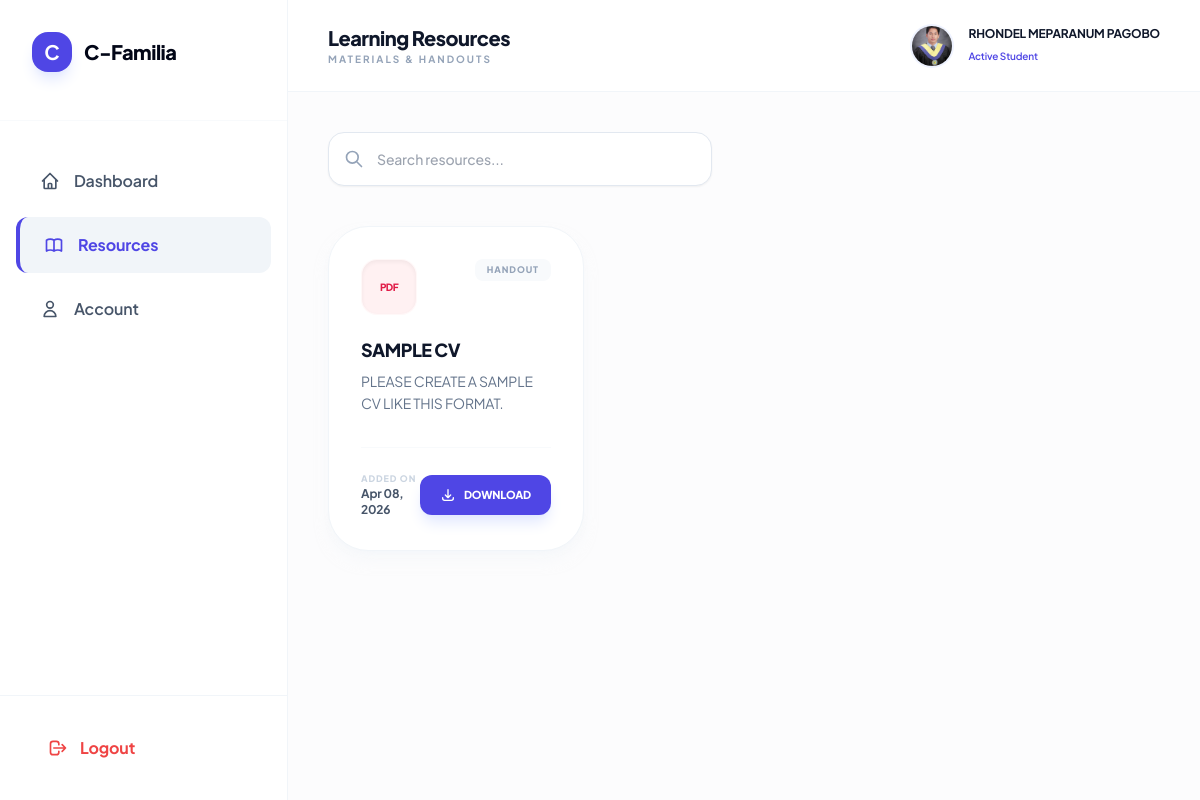
Screenshot of /student_resources.php (signed in) with the database file from the repository.
### tables this page shows
CREATE TABLE `users` (
  `id` int(11) NOT NULL,
  `firstname` varchar(100) NOT NULL,
  `middlename` varchar(100) NOT NULL,
  `lastname` varchar(100) NOT NULL,
  `email` varchar(100) NOT NULL,
  `password` varchar(255) NOT NULL,
  `role` enum('admin','student') DEFAULT 'student',
  `profile_pic` varchar(255) DEFAULT NULL,
  `created_at` timestamp NOT NULL DEFAULT current_timestamp()
);

CREATE TABLE `posts` (
  `id` int(11) NOT NULL,
  `title` varchar(255) NOT NULL,
  `content` text NOT NULL,
  `author` varchar(100) DEFAULT 'Admin',
  `file_path` varchar(255) DEFAULT NULL,
  `created_at` datetime DEFAULT current_timestamp()
);

### student_resources.php (the view, shortened to what this page needs)
<?php
include 'db.php';
$user_id = $_SESSION['user_id'];
$user_query = mysqli_query($conn, "SELECT * FROM users WHERE id = '$user_id'");
$user = mysqli_fetch_assoc($user_query);
function getFileStyle($filename) {
    $ext = pathinfo($filename, PATHINFO_EXTENSION);
    switch (strtolower($ext)) {
        case 'pdf': return ['label' => 'PDF', 'bg' => 'bg-rose-50', 'text' => 'text-rose-600', 'border' => 'hover:border-rose-200'];
    }
}
?>
<!DOCTYPE html>
<html lang="en">
<head>
    <script src="https://cdn.tailwindcss.com"></script>
</head>
<body class="bg-[#fcfcfd] text-slate-900">
    <div class="flex min-h-screen relative overflow-x-hidden">
        <aside id="sidebarMenu" class="w-72 bg-white border-r border-slate-100 flex flex-col fixed inset-y-0 left-0 -translate-x-full lg:translate-x-0 lg:static h-screen z-50 transition-transform duration-300 ease-in-out">
            <div class="p-8 pb-12 border-b border-slate-50 flex justify-between items-center">
                <div class="flex items-center gap-3">
                    <div class="w-10 h-10 bg-indigo-600 rounded-2xl flex items-center justify-center text-white font-bold text-xl shadow-lg shadow-indigo-100">C</div>
                    <span class="font-extrabold text-slate-950 text-xl tracking-tight">C-Familia</span>
                </div>
            </div>
            <nav class="flex-1 pt-8 px-4 space-y-2 overflow-y-auto">
                <a href="student_dashboard.php" class="flex items-center gap-3.5 px-6 py-4 text-slate-600 hover:bg-slate-50 rounded-xl font-semibold transition-all group">
                    <svg class="w-5 h-5" fill="none" stroke="currentColor" viewBox="0 0 24 24"><path stroke-linecap="round" stroke-linejoin="round" stroke-width="2" d="M3 12l2-2m0 0l7-7 7 7M5 10v10a1 1 0 001 1h3m10-11l2 2m-2-2v10a1 1 0 01-1 1h-3m-6 0a1 1 0 001-1v-4a1 1 0 011-1h2a1 1 0 011 1v4a1 1 0 001 1m-6 0h6"/></svg>
                    <span>Dashboard</span>
                </a>
                <a href="student_resources.php" class="flex items-center gap-3.5 px-6 py-4 rounded-xl font-bold transition-all sidebar-link-active">
                    <span>Resources</span>
                </a>
                <a href="student_profile.php" class="flex items-center gap-3.5 px-6 py-4 text-slate-600 hover:bg-slate-50 rounded-xl font-semibold transition-all group">
                    <svg class="w-5 h-5 group-hover:scale-110 transition" fill="none" stroke="currentColor" viewBox="0 0 24 24"><path stroke-linecap="round" stroke-linejoin="round" stroke-width="2" d="M16 7a4 4 0 11-8 0 4 4 0 018 0zM12 14a7 7 0 00-7 7h14a7 7 0 00-7-7z"/></svg>
                    <span>Account</span>
                </a>
            </nav>
            <div class="p-6 border-t border-slate-100">
                <button onclick="confirmLogout()" class="w-full flex items-center gap-3 px-6 py-4 text-red-500 hover:bg-red-50 rounded-xl font-bold transition-all">
                    <svg class="w-5 h-5" fill="none" stroke="currentColor" viewBox="0 0 24 24"><path stroke-linecap="round" stroke-linejoin="round" stroke-width="2" d="M17 16l4-4m0 0l-4-4m4 4H7m6 4v1a3 3 0 01-3 3H6a3 3 0 01-3-3V7a3 3 0 013-3h4a3 3 0 013 3v1"/></svg>
                    Logout
                </button>
            </div>
        </aside>
        <main class="flex-1 min-w-0 w-full">
            <header class="bg-white/95 backdrop-blur-sm border-b border-slate-100 px-6 sm:px-10 py-6 flex justify-between items-center sticky top-0 z-40">
                <div class="flex items-center gap-4">
                    <div>
                        <h2 class="text-xl font-black text-slate-900 tracking-tight">Learning Resources</h2>
                        <p class="text-[10px] text-slate-400 font-bold uppercase tracking-[0.2em]">Materials & Handouts</p>
                    </div>
                </div>
                <div class="flex items-center gap-4">
                    <img src="<?= $user['profile_pic'] ? 'uploads/profiles/'.$user['profile_pic'] : 'https://ui-avatars.com/api/?name='.urlencode($user['firstname'].' '.$user['lastname']).'&background=4f46e5&color=fff' ?>"
                         class="w-10 h-10 rounded-full object-cover ring-2 ring-indigo-50">
                    <div class="hidden sm:block">
                        <span class="text-xs font-bold text-slate-900 block"><?= $user['firstname'] ?> <?= $user['middlename'] ?> <?= $user['lastname'] ?></span>
                        <span class="text-[10px] font-semibold text-indigo-600">Active Student</span>
                    </div>
                </div>
            </header>
            <div class="p-4 sm:p-10 max-w-7xl mx-auto space-y-10">
                <div class="flex flex-col md:flex-row gap-6 items-center justify-between">
                    <div class="relative w-full md:w-96 group">
                        <span class="absolute inset-y-0 left-4 flex items-center text-slate-400 group-focus-within:text-indigo-600 transition-colors">
                            <svg class="w-5 h-5" fill="none" stroke="currentColor" viewBox="0 0 24 24"><path stroke-linecap="round" stroke-linejoin="round" stroke-width="2" d="M21 21l-6-6m2-5a7 7 0 11-14 0 7 7 0 0114 0z"/></svg>
                        </span>
                        <input type="text" placeholder="Search resources..."
                               class="w-full pl-12 pr-4 py-4 rounded-2xl border border-slate-200 focus:ring-4 focus:ring-indigo-500/10 focus:border-indigo-600 outline-none transition-all text-sm font-medium bg-white shadow-sm">
                    </div>
                </div>
                <div class="grid grid-cols-1 md:grid-cols-2 lg:grid-cols-3 gap-8">
                    <?php
                    $resources_query = mysqli_query($conn, "SELECT * FROM posts ORDER BY created_at DESC");
                    if(mysqli_num_rows($resources_query) > 0):
                        while($res = mysqli_fetch_assoc($resources_query)):
                            $style = getFileStyle($res['file_path'] ?? '');
                    ?>
                    <div class="bg-white p-6 sm:p-8 rounded-[2.5rem] border border-slate-100 shadow-lg shadow-slate-100/50 resource-card flex flex-col <?= $style['border'] ?>">
                        <div class="flex justify-between items-start mb-6">
                            <div class="w-14 h-14 <?= $style['bg'] ?> <?= $style['text'] ?> rounded-2xl flex items-center justify-center text-[10px] font-black tracking-tighter border border-white/50 shadow-inner">
                                <?= $style['label'] ?>
                            </div>
                            <span class="px-3 py-1 bg-slate-50 text-slate-400 text-[9px] font-black rounded-lg uppercase tracking-widest">Handout</span>
                        </div>
                        <h4 class="font-black text-slate-900 mb-2 text-lg leading-tight tracking-tight"><?= $res['title'] ?></h4>
                        <p class="text-sm text-slate-500 mb-8 line-clamp-3 leading-relaxed"><?= $res['content'] ?></p>
                        <div class="mt-auto pt-6 border-t border-slate-50 flex items-center justify-between">
                            <div class="flex flex-col">
                                <span class="text-[9px] font-black uppercase text-slate-300 tracking-widest">Added on</span>
                                <span class="text-xs font-bold text-slate-600"><?= date('M d, Y', strtotime($res['created_at'])) ?></span>
                            </div>
                            <?php if($res['file_path']): ?>
                                <a href="uploads/resources/<?= $res['file_path'] ?>" download
                                   class="px-5 py-3 bg-indigo-600 text-white text-[11px] font-black rounded-xl hover:bg-slate-950 transition-all flex items-center gap-2 shadow-lg shadow-indigo-100">
                                    <svg class="w-4 h-4" fill="none" stroke="currentColor" viewBox="0 0 24 24"><path stroke-linecap="round" stroke-linejoin="round" stroke-width="2" d="M4 16v1a3 3 0 003 3h10a3 3 0 003-3v-1m-4-4l-4 4m0 0l-4-4m4 4V4"/></svg>
                                    DOWNLOAD
                                </a>
                            <?php else: ?>
                                <span class="text-[10px] font-bold text-slate-300 italic">No file attached</span>
                            <?php endif; ?>
                        </div>
                    </div>
                    <?php
                        endwhile;
                    endif; ?>
                </div>
            </div>
        </main>
    </div>
</body>
</html>

### student_resources.php (style rules this page uses)
body { font-family: 'Plus Jakarta Sans', sans-serif; letter-spacing: -0.01em; }
.sidebar-link-active { background-color: #f1f5f9; color: #4f46e5; border-left: 4px solid #4f46e5; }
.resource-card { transition: all 0.3s cubic-bezier(0.4, 0, 0.2, 1); }

### rows the page displays
users: profile_pic (picture), firstname "RHONDEL", middlename "MEPARANUM", lastname "PAGOBO"
posts: file_path "PDF", title "SAMPLE CV", content "PLEASE CREATE A SAMPLE CV LIKE THIS FORMAT.", created_at "Apr 08, 2026"
